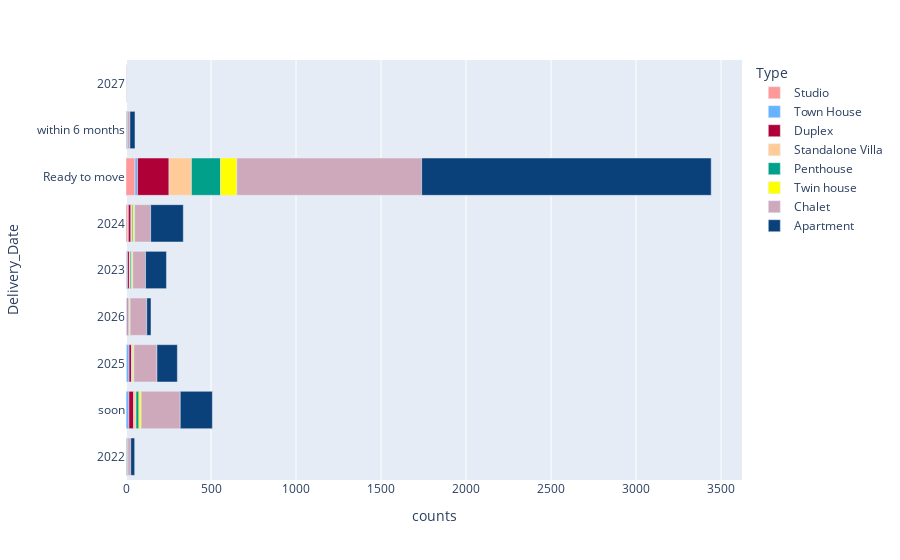

Notebook cell for this chart:
### Code cell
px.bar(x="counts",y="Delivery_Date",data_frame=Delivery_Date,color = "Type",
       color_discrete_sequence=['#ff9999','#66b3ff','#AF0038','#ffcc99',"#00A08B","yellow","#cea9bc","#0a417a","#A777F1","#005F60"])

### Figure 1 — Plotly figure (JSON) as saved in the notebook; plotly's stock layout.template omitted (floating-point values rounded to 4 significant figures)
{"data": [{"alignmentgroup": "True", "hovertemplate": "Type=Studio<br>counts=%{x}<br>Delivery_Date=%{y}<extra></extra>", "legendgroup": "Studio", "marker": {"color": "#ff9999", "pattern": {"shape": ""}}, "name": "Studio", "offsetgroup": "Studio", "orientation": "h", "showlegend": true, "textposition": "auto", "type": "bar", "x": [1, 1, 3, 3, 4, 11, 53], "xaxis": "x", "y": ["2022", "soon", "2025", "2026", "2023", "2024", "Ready to move"], "yaxis": "y"}, {"alignmentgroup": "True", "hovertemplate": "Type=Town House<br>counts=%{x}<br>Delivery_Date=%{y}<extra></extra>", "legendgroup": "Town House", "marker": {"color": "#66b3ff", "pattern": {"shape": ""}}, "name": "Town House", "offsetgroup": "Town House", "orientation": "h", "showlegend": true, "textposition": "auto", "type": "bar", "x": [2, 3, 5, 5, 15, 15, 16], "xaxis": "x", "y": ["within 6 months", "2024", "2023", "2026", "2025", "Ready to move", "soon"], "yaxis": "y"}, {"alignmentgroup": "True", "hovertemplate": "Type=Duplex<br>counts=%{x}<br>Delivery_Date=%{y}<extra></extra>", "legendgroup": "Duplex", "marker": {"color": "#AF0038", "pattern": {"shape": ""}}, "name": "Duplex", "offsetgroup": "Duplex", "orientation": "h", "showlegend": true, "textposition": "auto", "type": "bar", "x": [2, 4, 8, 11, 15, 15, 28, 185], "xaxis": "x", "y": ["within 6 months", "2022", "2026", "2023", "2025", "2024", "soon", "Ready to move"], "yaxis": "y"}, {"alignmentgroup": "True", "hovertemplate": "Type=Standalone Villa<br>counts=%{x}<br>Delivery_Date=%{y}<extra></extra>", "legendgroup": "Standalone Villa", "marker": {"color": "#ffcc99", "pattern": {"shape": ""}}, "name": "Standalone Villa", "offsetgroup": "Standalone Villa", "orientation": "h", "showlegend": true, "textposition": "auto", "type": "bar", "x": [2, 3, 3, 5, 6, 14, 132], "xaxis": "x", "y": ["2022", "2026", "2025", "2023", "2024", "soon", "Ready to move"], "yaxis": "y"}, {"alignmentgroup": "True", "hovertemplate": "Type=Penthouse<br>counts=%{x}<br>Delivery_Date=%{y}<extra></extra>", "legendgroup": "Penthouse", "marker": {"color": "#00A08B", "pattern": {"shape": ""}}, "name": "Penthouse", "offsetgroup": "Penthouse", "orientation": "h", "showlegend": true, "textposition": "auto", "type": "bar", "x": [2, 3, 3, 4, 6, 8, 17, 171], "xaxis": "x", "y": ["2026", "within 6 months", "2025", "2022", "2024", "2023", "soon", "Ready to move"], "yaxis": "y"}, {"alignmentgroup": "True", "hovertemplate": "Type=Twin house<br>counts=%{x}<br>Delivery_Date=%{y}<extra></extra>", "legendgroup": "Twin house", "marker": {"color": "yellow", "pattern": {"shape": ""}}, "name": "Twin house", "offsetgroup": "Twin house", "orientation": "h", "showlegend": true, "textposition": "auto", "type": "bar", "x": [3, 7, 7, 10, 13, 96], "xaxis": "x", "y": ["2026", "2025", "2023", "2024", "soon", "Ready to move"], "yaxis": "y"}, {"alignmentgroup": "True", "hovertemplate": "Type=Chalet<br>counts=%{x}<br>Delivery_Date=%{y}<extra></extra>", "legendgroup": "Chalet", "marker": {"color": "#cea9bc", "pattern": {"shape": ""}}, "name": "Chalet", "offsetgroup": "Chalet", "orientation": "h", "showlegend": true, "textposition": "auto", "type": "bar", "x": [3, 16, 17, 75, 94, 98, 136, 230, 1087], "xaxis": "x", "y": ["2027", "within 6 months", "2022", "2023", "2024", "2026", "2025", "soon", "Ready to move"], "yaxis": "y"}, {"alignmentgroup": "True", "hovertemplate": "Type=Apartment<br>counts=%{x}<br>Delivery_Date=%{y}<extra></extra>", "legendgroup": "Apartment", "marker": {"color": "#0a417a", "pattern": {"shape": ""}}, "name": "Apartment", "offsetgroup": "Apartment", "orientation": "h", "showlegend": true, "textposition": "auto", "type": "bar", "x": [23, 25, 30, 120, 123, 189, 192, 1703], "xaxis": "x", "y": ["2022", "2026", "within 6 months", "2025", "2023", "soon", "2024", "Ready to move"], "yaxis": "y"}], "layout": {"barmode": "relative", "legend": {"title": {"text": "Type"}, "tracegroupgap": 0}, "margin": {"t": 60}, "xaxis": {"anchor": "y", "domain": [0, 1], "title": {"text": "counts"}}, "yaxis": {"anchor": "x", "domain": [0, 1], "title": {"text": "Delivery_Date"}}}}
